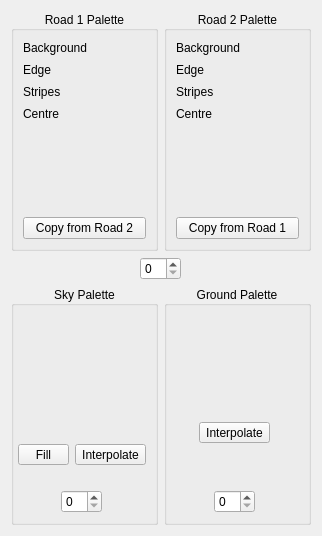
<?xml version="1.0" encoding="UTF-8"?>
<ui version="4.0">
 <class>RoadPaletteWidget</class>
 <widget class="QWidget" name="RoadPaletteWidget">
  <property name="geometry">
   <rect>
    <x>0</x>
    <y>0</y>
    <width>322</width>
    <height>536</height>
   </rect>
  </property>
  <property name="windowTitle">
   <string>Form</string>
  </property>
  <property name="windowOpacity">
   <double>1.000000000000000</double>
  </property>
  <layout class="QVBoxLayout" name="verticalLayout_5">
   <item>
    <layout class="QHBoxLayout" name="horizontalLayout">
     <item>
      <widget class="QGroupBox" name="groupBox">
       <property name="title">
        <string>Road 1 Palette</string>
       </property>
       <property name="alignment">
        <set>Qt::AlignCenter</set>
       </property>
       <layout class="QVBoxLayout" name="verticalLayout">
        <item>
         <layout class="QFormLayout" name="formLayout_3">
          <item row="0" column="0">
           <widget class="QLabel" name="label">
            <property name="text">
             <string>Background</string>
            </property>
           </widget>
          </item>
          <item row="0" column="1">
           <widget class="PreviewPalette" name="road1Back" native="true">
            <property name="minimumSize">
             <size>
              <width>32</width>
              <height>16</height>
             </size>
            </property>
            <property name="maximumSize">
             <size>
              <width>32</width>
              <height>16</height>
             </size>
            </property>
           </widget>
          </item>
          <item row="1" column="0">
           <widget class="QLabel" name="label_2">
            <property name="text">
             <string>Edge</string>
            </property>
           </widget>
          </item>
          <item row="1" column="1">
           <widget class="PreviewPalette" name="road1Edge" native="true">
            <property name="minimumSize">
             <size>
              <width>32</width>
              <height>16</height>
             </size>
            </property>
            <property name="maximumSize">
             <size>
              <width>32</width>
              <height>16</height>
             </size>
            </property>
           </widget>
          </item>
          <item row="2" column="0">
           <widget class="QLabel" name="label_3">
            <property name="text">
             <string>Stripes</string>
            </property>
           </widget>
          </item>
          <item row="2" column="1">
           <widget class="PreviewPalette" name="road1Stripe" native="true">
            <property name="minimumSize">
             <size>
              <width>32</width>
              <height>16</height>
             </size>
            </property>
            <property name="maximumSize">
             <size>
              <width>32</width>
              <height>16</height>
             </size>
            </property>
           </widget>
          </item>
          <item row="3" column="0">
           <widget class="QLabel" name="label_4">
            <property name="text">
             <string>Centre</string>
            </property>
           </widget>
          </item>
          <item row="3" column="1">
           <widget class="PreviewPalette" name="road1Cent" native="true">
            <property name="minimumSize">
             <size>
              <width>32</width>
              <height>16</height>
             </size>
            </property>
            <property name="maximumSize">
             <size>
              <width>32</width>
              <height>16</height>
             </size>
            </property>
           </widget>
          </item>
         </layout>
        </item>
        <item>
         <widget class="QPushButton" name="buttonCopyTo1">
          <property name="toolTip">
           <string>Copy Palette From Road 2 To Road 1</string>
          </property>
          <property name="text">
           <string>Copy from Road 2</string>
          </property>
         </widget>
        </item>
       </layout>
      </widget>
     </item>
     <item>
      <widget class="QGroupBox" name="groupBox_2">
       <property name="minimumSize">
        <size>
         <width>0</width>
         <height>0</height>
        </size>
       </property>
       <property name="title">
        <string>Road 2 Palette</string>
       </property>
       <property name="alignment">
        <set>Qt::AlignCenter</set>
       </property>
       <layout class="QVBoxLayout" name="verticalLayout_4">
        <item>
         <layout class="QFormLayout" name="formLayout">
          <item row="0" column="0">
           <widget class="QLabel" name="label_7">
            <property name="text">
             <string>Background</string>
            </property>
           </widget>
          </item>
          <item row="0" column="1">
           <widget class="PreviewPalette" name="road2Back" native="true">
            <property name="minimumSize">
             <size>
              <width>32</width>
              <height>16</height>
             </size>
            </property>
            <property name="maximumSize">
             <size>
              <width>32</width>
              <height>16</height>
             </size>
            </property>
           </widget>
          </item>
          <item row="1" column="0">
           <widget class="QLabel" name="label_5">
            <property name="text">
             <string>Edge</string>
            </property>
           </widget>
          </item>
          <item row="1" column="1">
           <widget class="PreviewPalette" name="road2Edge" native="true">
            <property name="minimumSize">
             <size>
              <width>32</width>
              <height>16</height>
             </size>
            </property>
            <property name="maximumSize">
             <size>
              <width>32</width>
              <height>16</height>
             </size>
            </property>
           </widget>
          </item>
          <item row="2" column="0">
           <widget class="QLabel" name="label_8">
            <property name="text">
             <string>Stripes</string>
            </property>
           </widget>
          </item>
          <item row="2" column="1">
           <widget class="PreviewPalette" name="road2Stripe" native="true">
            <property name="minimumSize">
             <size>
              <width>32</width>
              <height>16</height>
             </size>
            </property>
            <property name="maximumSize">
             <size>
              <width>32</width>
              <height>16</height>
             </size>
            </property>
           </widget>
          </item>
          <item row="3" column="0">
           <widget class="QLabel" name="label_6">
            <property name="text">
             <string>Centre</string>
            </property>
           </widget>
          </item>
          <item row="3" column="1">
           <widget class="PreviewPalette" name="road2Cent" native="true">
            <property name="minimumSize">
             <size>
              <width>32</width>
              <height>16</height>
             </size>
            </property>
            <property name="maximumSize">
             <size>
              <width>32</width>
              <height>16</height>
             </size>
            </property>
           </widget>
          </item>
         </layout>
        </item>
        <item>
         <widget class="QPushButton" name="buttonCopyTo2">
          <property name="toolTip">
           <string>Copy Palette From Road 1 To Road 2</string>
          </property>
          <property name="text">
           <string>Copy from Road 1</string>
          </property>
         </widget>
        </item>
       </layout>
      </widget>
     </item>
    </layout>
   </item>
   <item alignment="Qt::AlignHCenter">
    <widget class="QSpinBox" name="spinRoadPal">
     <property name="maximumSize">
      <size>
       <width>100</width>
       <height>16777215</height>
      </size>
     </property>
     <property name="toolTip">
      <string>Road Palette Index</string>
     </property>
    </widget>
   </item>
   <item>
    <layout class="QHBoxLayout" name="horizontalLayout_2">
     <item>
      <widget class="QGroupBox" name="groupBox_3">
       <property name="title">
        <string>Sky Palette</string>
       </property>
       <property name="alignment">
        <set>Qt::AlignCenter</set>
       </property>
       <layout class="QVBoxLayout" name="verticalLayout_2">
        <property name="leftMargin">
         <number>4</number>
        </property>
        <property name="topMargin">
         <number>4</number>
        </property>
        <item alignment="Qt::AlignHCenter|Qt::AlignTop">
         <widget class="PreviewPalette" name="sky" native="true">
          <property name="minimumSize">
           <size>
            <width>128</width>
            <height>128</height>
           </size>
          </property>
          <property name="maximumSize">
           <size>
            <width>128</width>
            <height>128</height>
           </size>
          </property>
         </widget>
        </item>
        <item>
         <layout class="QHBoxLayout" name="horizontalLayout_3">
          <item>
           <widget class="QToolButton" name="buttonFill">
            <property name="sizePolicy">
             <sizepolicy hsizetype="Minimum" vsizetype="Fixed">
              <horstretch>0</horstretch>
              <verstretch>0</verstretch>
             </sizepolicy>
            </property>
            <property name="toolTip">
             <string>Right click on palette entry to select fill color</string>
            </property>
            <property name="text">
             <string>Fill</string>
            </property>
           </widget>
          </item>
          <item>
           <widget class="QToolButton" name="buttonInt">
            <property name="enabled">
             <bool>true</bool>
            </property>
            <property name="sizePolicy">
             <sizepolicy hsizetype="Minimum" vsizetype="Fixed">
              <horstretch>0</horstretch>
              <verstretch>0</verstretch>
             </sizepolicy>
            </property>
            <property name="toolTip">
             <string>Right click on palette entry to select start color</string>
            </property>
            <property name="text">
             <string>Interpolate</string>
            </property>
           </widget>
          </item>
         </layout>
        </item>
        <item alignment="Qt::AlignHCenter|Qt::AlignBottom">
         <widget class="QSpinBox" name="spinSkyPal">
          <property name="maximumSize">
           <size>
            <width>60</width>
            <height>16777215</height>
           </size>
          </property>
          <property name="toolTip">
           <string>Sky Palette Index</string>
          </property>
         </widget>
        </item>
       </layout>
      </widget>
     </item>
     <item>
      <widget class="QGroupBox" name="groupBox_4">
       <property name="title">
        <string>Ground Palette</string>
       </property>
       <property name="alignment">
        <set>Qt::AlignCenter</set>
       </property>
       <layout class="QVBoxLayout" name="verticalLayout_3">
        <property name="leftMargin">
         <number>4</number>
        </property>
        <property name="topMargin">
         <number>4</number>
        </property>
        <item alignment="Qt::AlignHCenter|Qt::AlignTop">
         <widget class="PreviewPalette" name="ground" native="true">
          <property name="minimumSize">
           <size>
            <width>128</width>
            <height>32</height>
           </size>
          </property>
          <property name="maximumSize">
           <size>
            <width>128</width>
            <height>32</height>
           </size>
          </property>
         </widget>
        </item>
        <item alignment="Qt::AlignHCenter|Qt::AlignBottom">
         <widget class="QToolButton" name="buttonIntG">
          <property name="toolTip">
           <string>Interpolate from first to last color</string>
          </property>
          <property name="text">
           <string>Interpolate</string>
          </property>
         </widget>
        </item>
        <item alignment="Qt::AlignHCenter|Qt::AlignBottom">
         <widget class="QSpinBox" name="spinGndPal">
          <property name="maximumSize">
           <size>
            <width>60</width>
            <height>16777215</height>
           </size>
          </property>
          <property name="toolTip">
           <string>Ground Palette Index</string>
          </property>
         </widget>
        </item>
       </layout>
      </widget>
     </item>
    </layout>
   </item>
  </layout>
 </widget>
 <customwidgets>
  <customwidget>
   <class>PreviewPalette</class>
   <extends>QWidget</extends>
   <header>previewpalette.hpp</header>
   <container>1</container>
  </customwidget>
 </customwidgets>
 <resources/>
 <connections/>
</ui>
